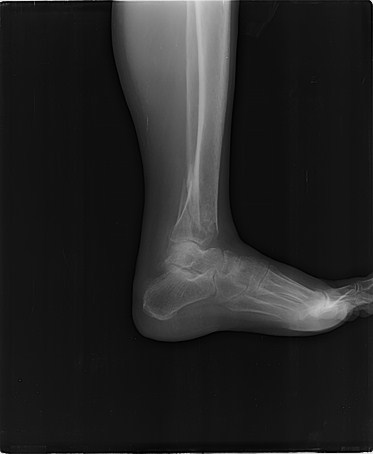
#> input picture inputs/ID001-xray.png, 373 x 454 px, found by its file name
$ python analyze_image.py
#> lines starting #> are read from the running program, lines starting #| are printed output that depends on the picture
import cv2
import numpy as np
import os
from PIL import Image

def main():
    input_path = "/home/ralph/projects/ufsc/pablo-xray-tests/llm-xray-evaluation/inputs/ID001-xray.png"
    output_dir = "ID001-xray_analysis"

    if not os.path.exists(output_dir):
        os.makedirs(output_dir)

    # Load original
    img = cv2.imread(input_path)
#> img is the input picture: shape (454, 373, 3); min 0, max 237, mean 36.5
    if img is None:
        print(f"Error: Could not load image at {input_path}")
        return

    # 01_original.png
    cv2.imwrite(os.path.join(output_dir, "01_original.png"), img)

    # 02_grayscale.png
    gray = cv2.cvtColor(img, cv2.COLOR_BGR2GRAY)
    cv2.imwrite(os.path.join(output_dir, "02_grayscale.png"), gray)

    # 03_contrast_enhanced.png (CLAHE)
    clahe = cv2.createCLAHE(clipLimit=2.0, tileGridSize=(8, 8))
    contrast_enhanced = clahe.apply(gray)
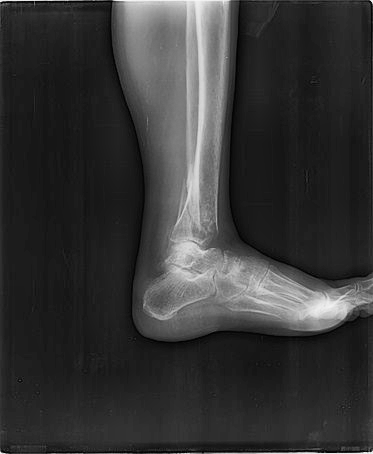
#> contrast_enhanced: shape (454, 373); min 0, max 245, mean 53.6
    cv2.imwrite(os.path.join(output_dir, "03_contrast_enhanced.png"), contrast_enhanced)

    # 04_sharpened.png
    kernel = np.array([[-1,-1,-1], [-1,9,-1], [-1,-1,-1]])
    sharpened = cv2.filter2D(contrast_enhanced, -1, kernel)
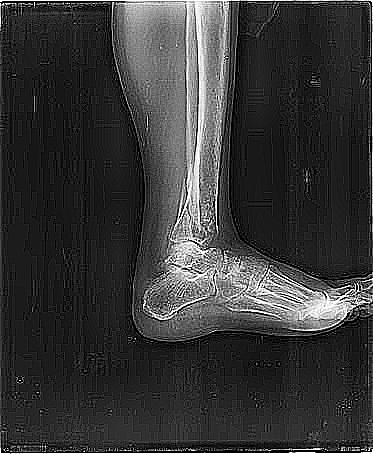
#> sharpened: shape (454, 373); min 0, max 255, mean 55.1
    cv2.imwrite(os.path.join(output_dir, "04_sharpened.png"), sharpened)

    # 05_edge_enhanced.png (Canny edges overlayed)
    edges = cv2.Canny(contrast_enhanced, 50, 150)
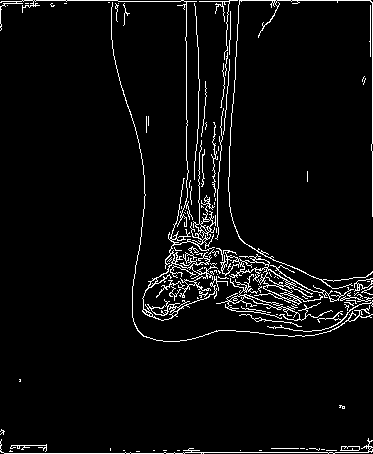
#> edges: shape (454, 373); 4.6% white in thin lines or dots
    edge_enhanced = cv2.cvtColor(edges, cv2.COLOR_GRAY2BGR)
#> edge_enhanced: shape (454, 373, 3); 4.6% white in thin lines or dots
    edge_enhanced[edges > 0] = [0, 255, 0] # Green edges
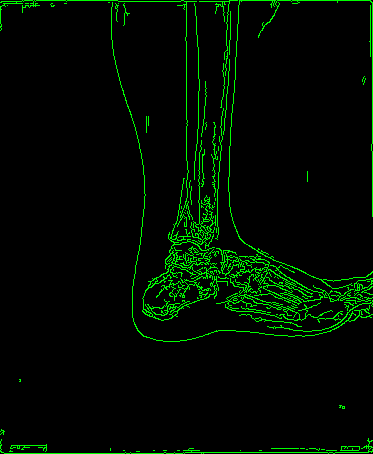
#> edge_enhanced: shape (454, 373, 3); mean B, G, R 0, 11.8, 0
    # Blend edges with original for visibility
    blended_edges = cv2.addWeighted(img, 0.7, edge_enhanced, 0.3, 0)
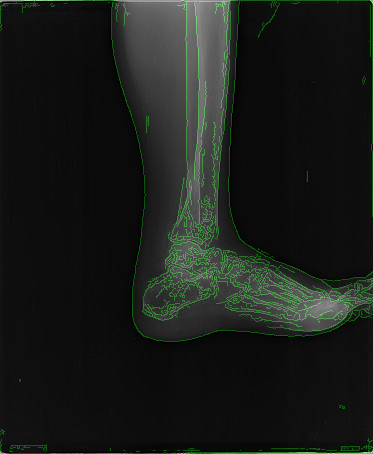
#> blended_edges: shape (454, 373, 3); mean B, G, R 25.5, 29.1, 25.5
    cv2.imwrite(os.path.join(output_dir, "05_edge_enhanced.png"), blended_edges)

    # 06_zoom_region_1.png (Ankle joint area)
    h, w = gray.shape
#> h = 454; w = 373
    # Rough estimate of ankle area
    y1, y2, x1, x2 = int(h*0.4), int(h*0.7), int(w*0.3), int(w*0.7)
#> y1 = 181; y2 = 317; x1 = 111; x2 = 261
    zoom1 = img[y1:y2, x1:x2]
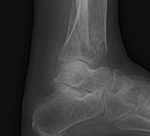
#> zoom1: shape (136, 150, 3); min 0, max 152, mean 58.4
    cv2.imwrite(os.path.join(output_dir, "06_zoom_region_1.png"), zoom1)

    # 07_zoom_region_2.png (Calcaneus/Heel area)
    y1, y2, x1, x2 = int(h*0.6), int(h*0.85), int(w*0.1), int(w*0.4)
#> y1 = 272; y2 = 385; x1 = 37; x2 = 149
    zoom2 = img[y1:y2, x1:x2]
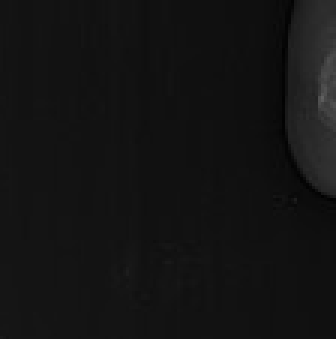
#> zoom2: shape (113, 112, 3) (shown 3 times larger); min 1, max 96, mean 19.4
    cv2.imwrite(os.path.join(output_dir, "07_zoom_region_2.png"), zoom2)

    print("Image processing complete.")

if __name__ == "__main__":
    main()

$ run again, with inputs/ID003-xray.png copied over inputs/ID001-xray.png
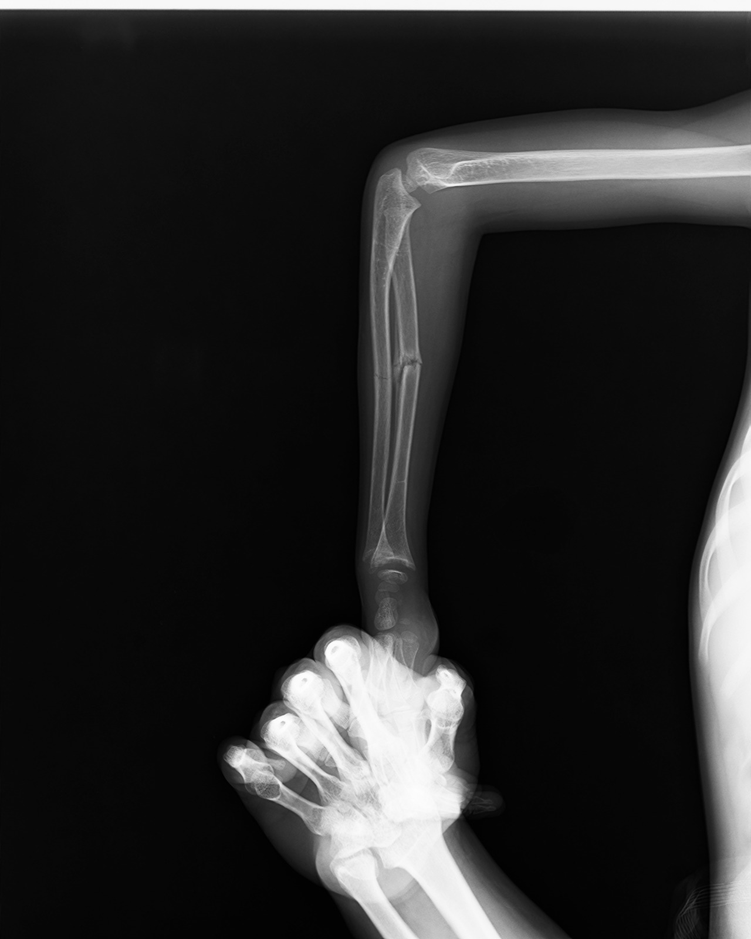
#> input picture inputs/ID003-xray.png, 751 x 939 px, shrunk from 1280 x 1600 before the run, found by its file name
#> in main, img is the input picture: shape (939, 751, 3); min 0, max 255, mean 42
#> in main, `edges = cv2.Canny(contrast_enhanced, 50, 150)`:
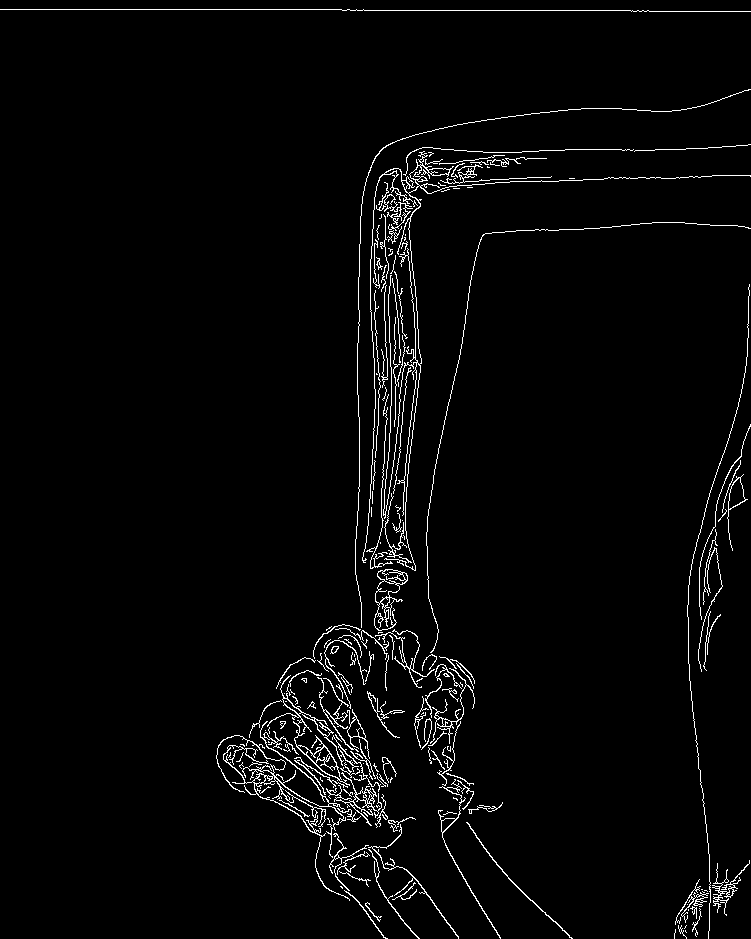
#> edges: shape (939, 751); 2.7% white in thin lines or dots
#> in main, `zoom2 = img[y1:y2, x1:x2]`:
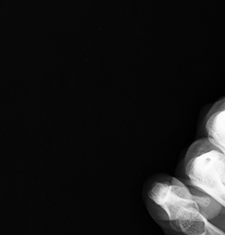
#> zoom2: shape (235, 225, 3); min 0, max 255, mean 23.8
